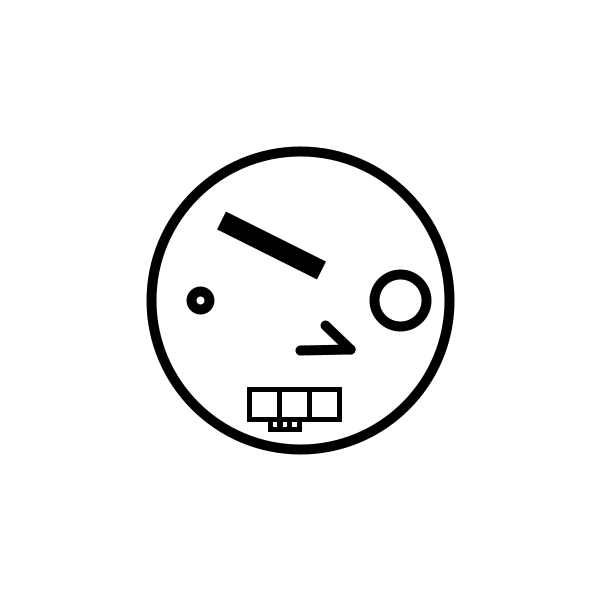
Frame 1 (no input)
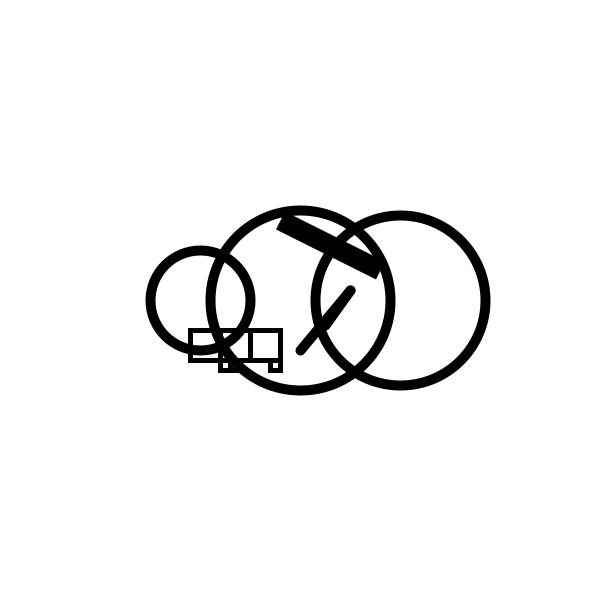
Frame 60 (the mouse pressed at the canvas centre just before this capture)
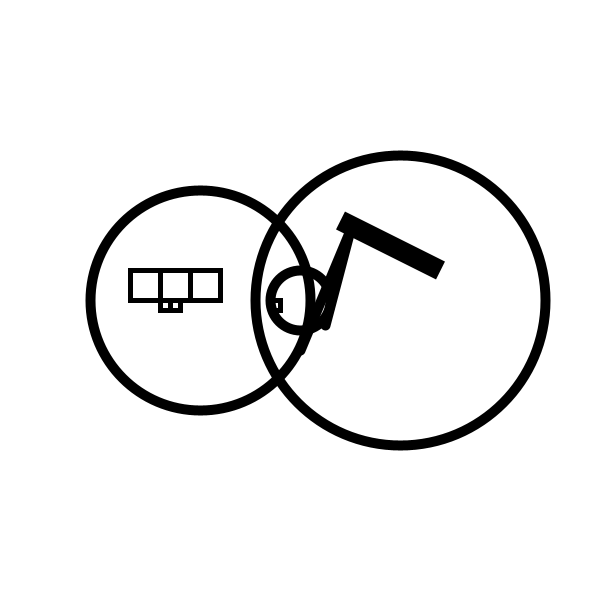
Frame 120 (the mouse held since frame 60 and released just before this capture)

The Processing sketch that drew these frames (run headless with seeded random() and noise(); from frame 60 on, the mouse is pressed at the canvas centre):

// Processing sketch: processing_63713
// ── processing_63713.pde

int faceRad = 150;
int eye1 = 200;
int eye2 = 400;
int eye1Rad = 10;
int eye2Rad = 25;
int upperteeth = 250;
int upperteethsize = 30;
int bottomteeth = 270;
int bottomteethsize = 10;
//int nosebridge = 325;
int nose = 350;
int eyebrowstroke = 20;
int eyebrow = 220;
int value1 = 255;
int value2 = 255;
int value3 = 255;






void setup() {

  size(600, 600);
  smooth();
  ellipseMode(RADIUS);
}

void draw() {

  background(255);

  if ((mouseX > 0) && (mouseX < width/2) &&(mouseY > 0) && (mouseY <height))
  {

    faceRad = faceRad+1;
    value1 = value1-10/9;
    value3 =value3-1;
    eye1Rad = eye1Rad+1;
    eye2Rad = eye2Rad-1;
eyebrow = eyebrow-1;
nose = nose+1;
bottomteeth= bottomteeth+1;
    upperteeth=upperteeth+1;
    
  }
  else
  {

    faceRad = faceRad-1; 
    value1 = value1+10/9;
    value3 =value3+1;
    eye1Rad = eye1Rad-1;
    eye2Rad = eye2Rad+1;
eyebrow = eyebrow+1;
nose = nose-1;
bottomteeth= bottomteeth-1;
upperteeth=upperteeth-1;


  }



  strokeWeight(10);
  fill(value1, value2, value3);
  ellipse(300, 300, faceRad, faceRad); //face

fill(value1);
  ellipse(eye1, 300, eye1Rad, eye1Rad); // eye1
  noFill();
  ellipse(eye2, 300, eye2Rad, eye2Rad);//eye2

  strokeWeight(5);
  rect(upperteeth, upperteeth+140, upperteethsize, upperteethsize); //upper teeth
  rect(upperteeth+30, upperteeth+140, upperteethsize, upperteethsize);
  rect(upperteeth+60, upperteeth+140, upperteethsize, upperteethsize);

  strokeWeight(5);
  rect(270, bottomteeth+150, bottomteethsize, bottomteethsize); //bottom teeth
  rect(bottomteeth+10, bottomteeth+150, bottomteethsize, bottomteethsize);
  rect(bottomteeth+20, bottomteeth+150, bottomteethsize, bottomteethsize);

  strokeWeight(eyebrowstroke);
  strokeCap(SQUARE);
  line(eyebrow, 220, eyebrow+100, 270); //eyebrow


  strokeWeight(10);
  strokeCap(ROUND);
  line(325, 325, 350, nose); //nose bridge
  line(300, 350, 350, nose); //nose
}
